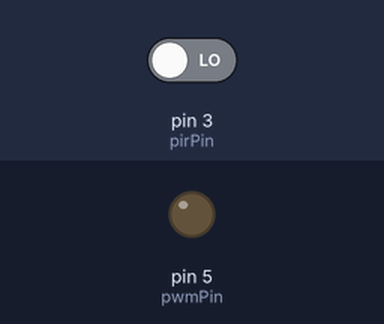
Recording of a sketch running on a simulated Arduino Uno, built with avr-gcc and run on an emulated ATmega328P. On the bench: output pins drawn as LEDs (lit = HIGH). The inputs (shaded band) are chosen by the test bench; at power-on: pin 3 (pirPin) LOW. What the sketch prints to the serial monitor is not drawn.

Above: at 8.2 s.
8.3 s: pin 3 (pirPin) driven HIGH
At 10.86 s:
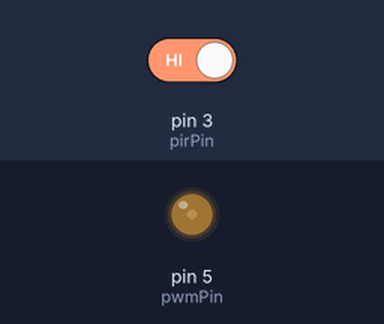
At 12.9 s:
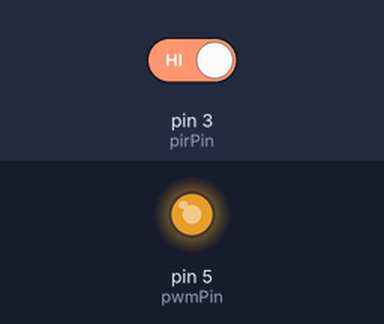
Timing chart, 0 to 14.4 s (numbered marks = the images above; inputs shaded):
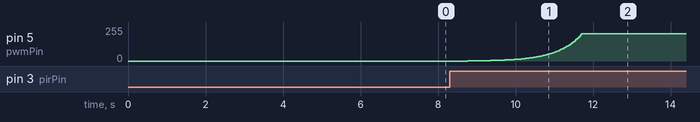

The sketch:

main.ino
```cpp
#define steps 255
#define scale 100
#define pwmPin 5
#define pirPin 3
#define callibrationTime 6
#define max_fade_value 200

float R;

void callibration()
{
  Serial.print("Callibrating");
  for (int i = 0; i <= callibrationTime; i++)
  {
    Serial.print(". ");
    delay(1000);
  }
  Serial.println();
  Serial.println("Sensor active!");
}
void pwmDown(int *pwmValue, int *factor)
{
  *pwmValue = pow(2, ((*factor) / R)) - 1;
  (*factor)--;
  delay(5);
}

void pwmUp(int *pwmValue, int *factor)
{
  *pwmValue = pow(2, ((*factor) / R)) - 1;
  (*factor)++;
  delay(5);
}

void setup()
{

  pinMode(pwmPin, OUTPUT);
  pinMode(pirPin, INPUT);
  Serial.begin(9600);
  R = (scale * log10(2)) / (log10(255));
  callibration();
}

void loop()
{
  static int fadeValue = 0;
  static int step = 0;

  if (digitalRead(pirPin) == HIGH)
  {
    if(fadeValue < max_fade_value){
      pwmUp(&fadeValue, &step);
      analogWrite(pwmPin, fadeValue);
      delay(30);
    }


  }
  else if (digitalRead(pirPin) == LOW)
  {
    if (fadeValue > 0)
    {
      pwmDown(&fadeValue, &step);
      analogWrite(pwmPin, fadeValue);
      delay(45);
    }
  }
}
```

Measured:
- after the input at 8.3 s, pin 5 (pwmPin): moves from 0/255 to 203/255 over 2.9 s, starting after 0.47 s
